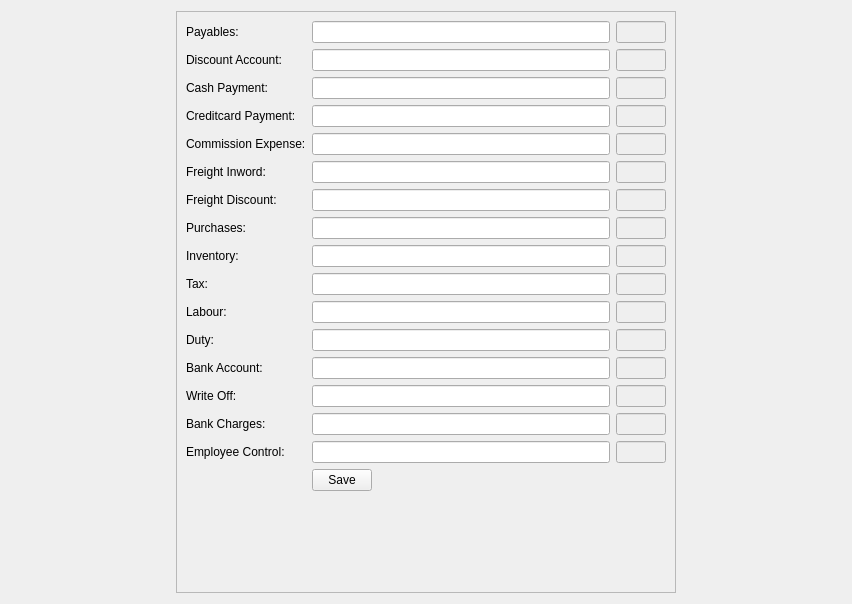
<?xml version="1.0" encoding="UTF-8"?>
<ui version="4.0">
 <class>APStandardGLAccounts</class>
 <widget class="QWidget" name="APStandardGLAccounts">
  <property name="geometry">
   <rect>
    <x>0</x>
    <y>0</y>
    <width>852</width>
    <height>604</height>
   </rect>
  </property>
  <property name="windowTitle">
   <string>Form</string>
  </property>
  <layout class="QGridLayout" name="gridLayout">
   <item row="0" column="0">
    <widget class="QFrame" name="frame">
     <property name="maximumSize">
      <size>
       <width>500</width>
       <height>16777215</height>
      </size>
     </property>
     <property name="frameShape">
      <enum>QFrame::StyledPanel</enum>
     </property>
     <property name="frameShadow">
      <enum>QFrame::Raised</enum>
     </property>
     <layout class="QFormLayout" name="formLayout">
      <item row="0" column="0">
       <widget class="QLabel" name="label">
        <property name="text">
         <string>Payables:</string>
        </property>
       </widget>
      </item>
      <item row="0" column="1">
       <layout class="QHBoxLayout" name="horizontalLayout">
        <item>
         <widget class="QLineEdit" name="payabledescription"/>
        </item>
        <item>
         <widget class="QLineEdit" name="payable">
          <property name="enabled">
           <bool>false</bool>
          </property>
          <property name="maximumSize">
           <size>
            <width>50</width>
            <height>16777215</height>
           </size>
          </property>
         </widget>
        </item>
       </layout>
      </item>
      <item row="1" column="0">
       <widget class="QLabel" name="label_2">
        <property name="text">
         <string>Discount Account:</string>
        </property>
       </widget>
      </item>
      <item row="1" column="1">
       <layout class="QHBoxLayout" name="horizontalLayout_2">
        <item>
         <widget class="QLineEdit" name="discountdescription"/>
        </item>
        <item>
         <widget class="QLineEdit" name="discount">
          <property name="enabled">
           <bool>false</bool>
          </property>
          <property name="maximumSize">
           <size>
            <width>50</width>
            <height>16777215</height>
           </size>
          </property>
         </widget>
        </item>
       </layout>
      </item>
      <item row="2" column="0">
       <widget class="QLabel" name="label_3">
        <property name="text">
         <string>Cash Payment:</string>
        </property>
       </widget>
      </item>
      <item row="2" column="1">
       <layout class="QHBoxLayout" name="horizontalLayout_3">
        <item>
         <widget class="QLineEdit" name="glcashiddescription"/>
        </item>
        <item>
         <widget class="QLineEdit" name="glcashid">
          <property name="enabled">
           <bool>false</bool>
          </property>
          <property name="maximumSize">
           <size>
            <width>50</width>
            <height>16777215</height>
           </size>
          </property>
         </widget>
        </item>
       </layout>
      </item>
      <item row="3" column="0">
       <widget class="QLabel" name="label_4">
        <property name="text">
         <string>Creditcard Payment:</string>
        </property>
       </widget>
      </item>
      <item row="3" column="1">
       <layout class="QHBoxLayout" name="horizontalLayout_4">
        <item>
         <widget class="QLineEdit" name="glcciddescription"/>
        </item>
        <item>
         <widget class="QLineEdit" name="glccid">
          <property name="enabled">
           <bool>false</bool>
          </property>
          <property name="maximumSize">
           <size>
            <width>50</width>
            <height>16777215</height>
           </size>
          </property>
         </widget>
        </item>
       </layout>
      </item>
      <item row="4" column="0">
       <widget class="QLabel" name="label_5">
        <property name="text">
         <string>Commission Expense:</string>
        </property>
       </widget>
      </item>
      <item row="4" column="1">
       <layout class="QHBoxLayout" name="horizontalLayout_5">
        <item>
         <widget class="QLineEdit" name="glcommissioniddescription"/>
        </item>
        <item>
         <widget class="QLineEdit" name="glcommissionid">
          <property name="enabled">
           <bool>false</bool>
          </property>
          <property name="maximumSize">
           <size>
            <width>50</width>
            <height>16777215</height>
           </size>
          </property>
         </widget>
        </item>
       </layout>
      </item>
      <item row="5" column="0">
       <widget class="QLabel" name="label_6">
        <property name="text">
         <string>Freight Inword:</string>
        </property>
       </widget>
      </item>
      <item row="5" column="1">
       <layout class="QHBoxLayout" name="horizontalLayout_6">
        <item>
         <widget class="QLineEdit" name="txt_freight"/>
        </item>
        <item>
         <widget class="QLineEdit" name="txt_freightid">
          <property name="enabled">
           <bool>false</bool>
          </property>
          <property name="maximumSize">
           <size>
            <width>50</width>
            <height>16777215</height>
           </size>
          </property>
         </widget>
        </item>
       </layout>
      </item>
      <item row="6" column="0">
       <widget class="QLabel" name="label_7">
        <property name="text">
         <string>Freight Discount:</string>
        </property>
       </widget>
      </item>
      <item row="6" column="1">
       <layout class="QHBoxLayout" name="horizontalLayout_7">
        <item>
         <widget class="QLineEdit" name="txt_dfreight"/>
        </item>
        <item>
         <widget class="QLineEdit" name="txt_dfreightid">
          <property name="enabled">
           <bool>false</bool>
          </property>
          <property name="maximumSize">
           <size>
            <width>50</width>
            <height>16777215</height>
           </size>
          </property>
         </widget>
        </item>
       </layout>
      </item>
      <item row="7" column="0">
       <widget class="QLabel" name="label_8">
        <property name="text">
         <string>Purchases:</string>
        </property>
       </widget>
      </item>
      <item row="7" column="1">
       <layout class="QHBoxLayout" name="horizontalLayout_8">
        <item>
         <widget class="QLineEdit" name="purchasedescription"/>
        </item>
        <item>
         <widget class="QLineEdit" name="purchaseid">
          <property name="enabled">
           <bool>false</bool>
          </property>
          <property name="maximumSize">
           <size>
            <width>50</width>
            <height>16777215</height>
           </size>
          </property>
         </widget>
        </item>
       </layout>
      </item>
      <item row="8" column="0">
       <widget class="QLabel" name="label_9">
        <property name="text">
         <string>Inventory:</string>
        </property>
       </widget>
      </item>
      <item row="8" column="1">
       <layout class="QHBoxLayout" name="horizontalLayout_9">
        <item>
         <widget class="QLineEdit" name="txt_inventory"/>
        </item>
        <item>
         <widget class="QLineEdit" name="txt_inventoryid">
          <property name="enabled">
           <bool>false</bool>
          </property>
          <property name="maximumSize">
           <size>
            <width>50</width>
            <height>16777215</height>
           </size>
          </property>
         </widget>
        </item>
       </layout>
      </item>
      <item row="9" column="0">
       <widget class="QLabel" name="label_10">
        <property name="text">
         <string>Tax:</string>
        </property>
       </widget>
      </item>
      <item row="9" column="1">
       <layout class="QHBoxLayout" name="horizontalLayout_10">
        <item>
         <widget class="QLineEdit" name="txt_tax"/>
        </item>
        <item>
         <widget class="QLineEdit" name="txt_taxid">
          <property name="enabled">
           <bool>false</bool>
          </property>
          <property name="maximumSize">
           <size>
            <width>50</width>
            <height>16777215</height>
           </size>
          </property>
         </widget>
        </item>
       </layout>
      </item>
      <item row="10" column="0">
       <widget class="QLabel" name="label_11">
        <property name="text">
         <string>Labour:</string>
        </property>
       </widget>
      </item>
      <item row="10" column="1">
       <layout class="QHBoxLayout" name="horizontalLayout_11">
        <item>
         <widget class="QLineEdit" name="txt_labour"/>
        </item>
        <item>
         <widget class="QLineEdit" name="txt_labourid">
          <property name="enabled">
           <bool>false</bool>
          </property>
          <property name="maximumSize">
           <size>
            <width>50</width>
            <height>16777215</height>
           </size>
          </property>
         </widget>
        </item>
       </layout>
      </item>
      <item row="11" column="0">
       <widget class="QLabel" name="label_12">
        <property name="text">
         <string>Duty:</string>
        </property>
       </widget>
      </item>
      <item row="11" column="1">
       <layout class="QHBoxLayout" name="horizontalLayout_12">
        <item>
         <widget class="QLineEdit" name="txt_duty"/>
        </item>
        <item>
         <widget class="QLineEdit" name="txt_dutyid">
          <property name="enabled">
           <bool>false</bool>
          </property>
          <property name="maximumSize">
           <size>
            <width>50</width>
            <height>16777215</height>
           </size>
          </property>
         </widget>
        </item>
       </layout>
      </item>
      <item row="12" column="0">
       <widget class="QLabel" name="label_13">
        <property name="text">
         <string>Bank Account:</string>
        </property>
       </widget>
      </item>
      <item row="12" column="1">
       <layout class="QHBoxLayout" name="horizontalLayout_13">
        <item>
         <widget class="QLineEdit" name="txt_bank"/>
        </item>
        <item>
         <widget class="QLineEdit" name="txt_bankid">
          <property name="enabled">
           <bool>false</bool>
          </property>
          <property name="maximumSize">
           <size>
            <width>50</width>
            <height>16777215</height>
           </size>
          </property>
         </widget>
        </item>
       </layout>
      </item>
      <item row="13" column="0">
       <widget class="QLabel" name="label_14">
        <property name="text">
         <string>Write Off:</string>
        </property>
       </widget>
      </item>
      <item row="14" column="0">
       <widget class="QLabel" name="label_15">
        <property name="text">
         <string>Bank Charges:</string>
        </property>
       </widget>
      </item>
      <item row="15" column="0">
       <widget class="QLabel" name="label_16">
        <property name="text">
         <string>Employee Control:</string>
        </property>
       </widget>
      </item>
      <item row="16" column="1">
       <widget class="QPushButton" name="btn_save">
        <property name="maximumSize">
         <size>
          <width>60</width>
          <height>16777215</height>
         </size>
        </property>
        <property name="text">
         <string>Save</string>
        </property>
       </widget>
      </item>
      <item row="13" column="1">
       <layout class="QHBoxLayout" name="horizontalLayout_14">
        <item>
         <widget class="QLineEdit" name="txt_roff"/>
        </item>
        <item>
         <widget class="QLineEdit" name="txt_roffid">
          <property name="enabled">
           <bool>false</bool>
          </property>
          <property name="maximumSize">
           <size>
            <width>50</width>
            <height>16777215</height>
           </size>
          </property>
         </widget>
        </item>
       </layout>
      </item>
      <item row="14" column="1">
       <layout class="QHBoxLayout" name="horizontalLayout_15">
        <item>
         <widget class="QLineEdit" name="txt_bcs"/>
        </item>
        <item>
         <widget class="QLineEdit" name="txt_bcsid">
          <property name="enabled">
           <bool>false</bool>
          </property>
          <property name="maximumSize">
           <size>
            <width>50</width>
            <height>16777215</height>
           </size>
          </property>
         </widget>
        </item>
       </layout>
      </item>
      <item row="15" column="1">
       <layout class="QHBoxLayout" name="horizontalLayout_16">
        <item>
         <widget class="QLineEdit" name="txt_empc"/>
        </item>
        <item>
         <widget class="QLineEdit" name="txt_empcid">
          <property name="enabled">
           <bool>false</bool>
          </property>
          <property name="maximumSize">
           <size>
            <width>50</width>
            <height>16777215</height>
           </size>
          </property>
         </widget>
        </item>
       </layout>
      </item>
     </layout>
    </widget>
   </item>
  </layout>
 </widget>
 <resources/>
 <connections/>
</ui>
